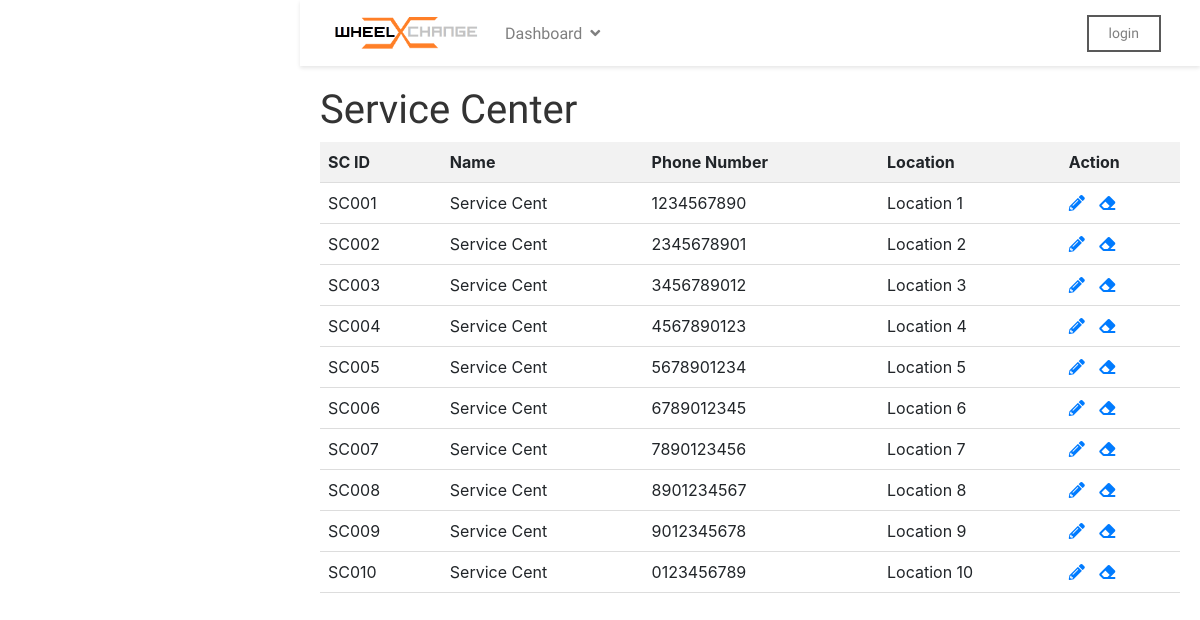
/admin/service_center.php, run on the app's committed database.
### tables this page shows
CREATE TABLE `service_center` (
  `sc_id` varchar(11) NOT NULL,
  `name` varchar(20) NOT NULL,
  `ph_no` varchar(11) NOT NULL,
  `location` varchar(21) NOT NULL
);

### admin/service_center.php (the view, shortened to what this page needs)
<?php
include ('../config.php');
?>
<!DOCTYPE html>
<html lang="en">
<head>
    <link href="../plugins/bootstrap/bootstrap.min.css" rel="stylesheet">
    <link href="../plugins/bootstrap/bootstrap-slider.css" rel="stylesheet">
    <link href="../plugins/font-awesome/css/font-awesome.min.css" rel="stylesheet">
    <link href="../plugins/slick/slick.css" rel="stylesheet">
    <link href="../plugins/slick/slick-theme.css" rel="stylesheet">
    <link href="../plugins/jquery-nice-select/css/nice-select.css" rel="stylesheet">
    <link href="../css/style.css" rel="stylesheet">
    <link href="https://stackpath.bootstrapcdn.com/bootstrap/4.5.2/css/bootstrap.min.css" rel="stylesheet">
    <link href="https://cdnjs.cloudflare.com/ajax/libs/font-awesome/5.15.4/css/all.min.css" rel="stylesheet">
</head>
<body>
    <?php include ('header.php'); ?>
    <div class="user-details">
        <h1>Service Center</h1>
        <table>
    <tr>
        <th>SC ID</th>
        <th>Name</th>
        <th>Phone Number</th>
        <th>Location</th>
        <th>Action</th>
    </tr>
    <?php
    $sql = "SELECT * FROM service_center";
    $result = mysqli_query($conn, $sql);
    if ($result->num_rows > 0) {
        while($row = $result->fetch_assoc()) {
            ?>
            <tr>
                <td><?php echo $row["sc_id"]; ?></td>
                <td><?php echo $row["name"]; ?></td>
                <td><?php echo $row["ph_no"]; ?></td>
                <td><?php echo $row["location"]; ?></td>
                <td>
                                <a href="#" style="padding-right: 10px;"><i class="fas fa-pencil-alt"></i></a>
                                <a href="#"><i class="fas fa-eraser"></i> </a>
                            </td>
            </tr>
            <?php
        }
    } else {
        echo "<tr><td colspan='4'>No service centers found</td></tr>";
    }
    ?>
</table>
    </div>
</body>
</html>

### css/style.css (style rules this page uses)
body { line-height: 1.5; font-family: "Muli", sans-serif; }
h1, h2, h3, h4, h5, h6 { font-family: "Muli", sans-serif; font-weight: 600; color: #333; }
h1 { font-size: 35px; }
a { transition: all 0.3s ease-in 0s; color: #000; }

### admin/service_center.php (style rules this page uses)
.user-details { margin-left: 300px; padding: 20px; }
table { width: 100%; border-collapse: collapse; }
th, td { padding: 8px; text-align: left; border-bottom: 1px solid #ddd; }
th { background-color: #f2f2f2; }

### data on the page
service_center: sc_id "SC001", name "Service Cent", ph_no "1234567890", location "Location 1"
service_center: sc_id "SC002", name "Service Cent", ph_no "2345678901", location "Location 2"
service_center: sc_id "SC003", name "Service Cent", ph_no "3456789012", location "Location 3"
service_center: sc_id "SC004", name "Service Cent", ph_no "4567890123", location "Location 4"
service_center: sc_id "SC005", name "Service Cent", ph_no "5678901234", location "Location 5"
service_center: sc_id "SC006", name "Service Cent", ph_no "6789012345", location "Location 6"
service_center: sc_id "SC007", name "Service Cent", ph_no "7890123456", location "Location 7"
service_center: sc_id "SC008", name "Service Cent", ph_no "8901234567", location "Location 8"
service_center: sc_id "SC009", name "Service Cent", ph_no "9012345678", location "Location 9"
service_center: sc_id "SC010", name "Service Cent", ph_no "0123456789", location "Location 10"
